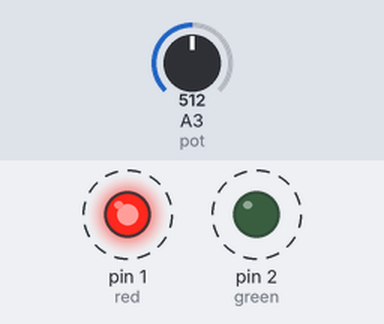
Bench run of a sketch on a simulated Arduino Uno, built with avr-gcc and run on an emulated ATmega328P. On the bench: output pins drawn as LEDs (lit = HIGH). Dashed ring = blinking. Inputs (shaded band) come from the test bench; at power-on: A3 (pot) = 512.

Above: at 0.96 s.
1.4 s: A3 (pot) set to 4
4.5 s: A3 (pot) set to 1
At 4.9 s:
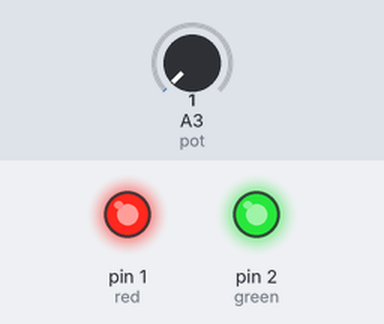
6.0 s: A3 (pot) set to 1023
At 6.8 s:
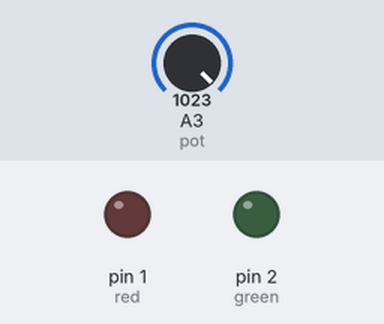
7.5 s: A3 (pot) set to 1014
At 8.24 s:
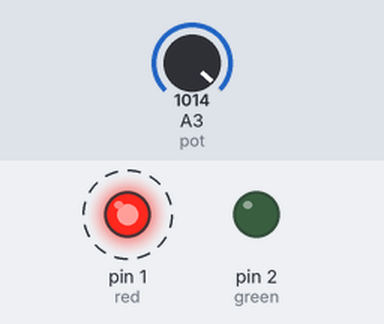
Timing chart, 0 to 11.6 s (numbered marks = the images above; inputs shaded):
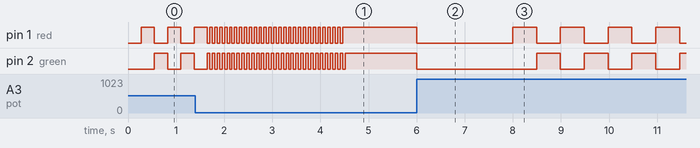

Measured:
- the behaviour switches between 1023 and 1022 on A3 (pot) (found by bisection; images 2 and 3)
- after the input at 1.4 s, pin 1 (red), pin 2 (green): alternates HIGH for 0.05 s and LOW for 0.05 s, starting after 0.30 s
- after the input at 4.5 s, pin 1 (red): stops changing and stays HIGH; pin 2 (green): goes on until 4.5 s, then stays HIGH
- after the input at 6.0 s, pin 1 (red), pin 2 (green): HIGH → LOW at once
- after the input at 7.5 s, pin 1 (red): alternates HIGH for 0.50 s and LOW for 0.50 s, starting after 0.50 s; pin 2 (green): alternates HIGH for 0.50 s and LOW for 0.50 s, starting after 0.99 s
- by itself, pin 1 (red), pin 2 (green): alternates HIGH for 0.28 s and LOW for 0.28 s

The sketch:

PCBTree.ino
```cpp
/*
PCBTree.ino
by Ian Thompson

*/

int red = 1;
int green = 2;
int pot = A3;

int lowMap = 50;
int highMap = 500;

int del = 1.25;

void setup() {

  pinMode(green, OUTPUT);
  pinMode(red, OUTPUT);
  pinMode(pot, INPUT);

}

void loop() {

  int val = analogRead(pot);
  val = map(val, 0, 1023, lowMap, highMap);

  if (val == lowMap) {

    digitalWrite(red, HIGH);
    digitalWrite(green, HIGH);

  } else if (val == highMap) {

    digitalWrite(red, LOW);
    digitalWrite(green, LOW);

  } else {
    digitalWrite(red, LOW);
    delay(val * del);
    digitalWrite(red, HIGH);
    digitalWrite(green, LOW);
    delay(val * del);
    digitalWrite(green, HIGH);

  }

}
```
